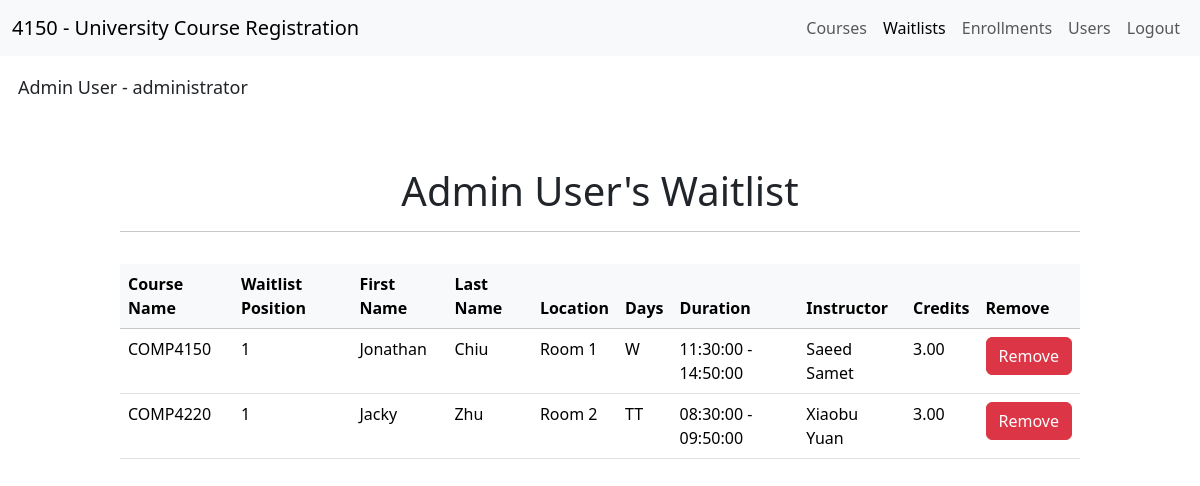
Page /waitlists.php (signed in) on the committed database.
### tables this page shows
CREATE TABLE Courses (
    course_id INT PRIMARY KEY AUTO_INCREMENT,
    course_description VARCHAR(255) NOT NULL,
    course_name VARCHAR(100) NOT NULL UNIQUE,
    credits DECIMAL(3,2) NOT NULL CHECK(credits <= 3.00)
);

CREATE TABLE Users(
    user_id INT PRIMARY KEY AUTO_INCREMENT,
    first_name VARCHAR(20) NOT NULL,
    last_name VARCHAR(20) NOT NULL,
    `password` VARCHAR(255) NOT NULL,
    email VARCHAR(60) NOT NULL UNIQUE,
    role VARCHAR(15) NOT NULL
);

CREATE TABLE Sections(
    section_id INT PRIMARY KEY AUTO_INCREMENT,
    instructor_id INT,
    course_id INT NOT NULL,
    location VARCHAR(100) NOT NULL,
    semester VARCHAR(10) NOT NULL,
    capacity INT NOT NULL,
    start_time TIME NOT NULL,
    end_time TIME NOT NULL,
    days VARCHAR(3) NOT NULL,
    FOREIGN KEY (instructor_id) REFERENCES Instructors(instructor_id) ON DELETE SET NULL,
    FOREIGN KEY (course_id) REFERENCES Courses(course_id) ON DELETE CASCADE
);

### waitlists.php (the view, shortened to what this page needs)
<?php
  require_once("./db.php");
?>
<?php
    $user_id = $_SESSION['user_id'];
    if($_SESSION['role'] == 'student'){
        $stmt = "CALL GetWaitlistForStudentID($user_id);";
        $result = $conn->query($stmt);
    }
    else if($_SESSION['role'] == 'instructor'){
        $stmt = "CALL GetWaitlistForInstructorID($user_id);";
        $result = $conn->query($stmt);
    }
    else if($_SESSION['role'] == 'administrator'){
        $stmt = "CALL GetWaitlistForEveryone();";
        $result = $conn->query($stmt);
    }
?>
<!DOCTYPE html>
<html lang="en">
<head>
  <link href="https://cdn.jsdelivr.net/npm/bootstrap@5.3.8/dist/css/bootstrap.min.css" rel="stylesheet">
  <link rel="stylesheet" href="./css/mycourses.css">
</head>
<body>
  <?php require_once('./templates/header.php'); ?>
    <div class="name-container">
    <?php echo "<p>" . $_SESSION['first_name'] . " " . $_SESSION["last_name"] . " - " . $_SESSION['role'] . "</p>";?>
  </div>
  <div class="wrapper-container">
    <div class="title-container">
      <?php echo "<h1>" . $_SESSION['first_name'] . " " . $_SESSION['last_name'] . "'s " . " Waitlist";?>
      <hr>
    </div>
    <div class="table-container">
    <table class="table table-hover" id="classTable">
      <thead class="table-light">
        <tr>
          <th scope="col">Course Name</th>
          <th scope="col">Waitlist Position</th>
          <?php if ($_SESSION['role'] == 'instructor' || $_SESSION['role'] == 'administrator'): ?>
            <th scope="col">First Name</th>
            <th scope="col">Last Name</th>
          <?php endif; ?>
          <th scope="col">Location</th>
          <th scope="col">Days</th>
          <th scope="col">Duration</th>
          <th scope="col">Instructor</th>
          <th scope="col">Credits</th>
          <th scope="col">Remove</th>
        </tr>
      </thead>
      <tbody>
        <?php if ($result->num_rows > 0): ?>
          <?php while ($row = $result->fetch_assoc()): ?>
              <tr>
                <td><?php echo $row['course_name']; ?></td>
                <td><?php echo $row['position']; ?></td>
                <?php if ($_SESSION['role'] == 'instructor' || $_SESSION['role'] == 'administrator'): ?>
                <td><?php echo $row['first_name']; ?></td>
                <td><?php echo $row['last_name']; ?></td>
                <?php endif; ?>
                <td><?php echo $row['location']; ?></td>
                <td><?php echo $row['days']; ?></td>
                <td><?php echo $row['duration']; ?></td>
                <td><?php echo $row['instructor_name']; ?></td>
                <td><?php echo $row['credits']; ?></td>
                <td><form action="waitlists.php" method="post">
                  <button type="submit" class="btn btn-danger" <?php if($_SESSION['role'] == 'instructor' ){echo "disabled";}?>>Remove</button>
                </form></td>
              </tr>
          <?php endwhile; ?>
        <?php else: ?>
          <tr>
              <td colspan="9" class="text-center text-danger">No class sections found.</td>
          </tr>
      <?php endif; ?>
      </tbody>
    </table>
  </div>
</div>
</body>

### css/mycourses.css (style rules this page uses)
.name-container { margin: 1em; font-size: large; }
.wrapper-container { display: flex; flex-direction: column; align-items: center; }
.title-container { width: 80%; margin-top: 3em; margin-bottom: 1em; text-align: center; }
.table-container { width: 80%; }

### rows in the picture
courses: course_name "COMP4150", position "1", users.first_name "Jonathan", users.last_name "Chiu", sections.location "Room 1", sections.days "W", duration "11:30:00 - 14:50:00", instructor_name "Saeed Samet", credits "3.00"
courses: course_name "COMP4220", position "1", users.first_name "Jacky", users.last_name "Zhu", sections.location "Room 2", sections.days "TT", duration "08:30:00 - 09:50:00", instructor_name "Xiaobu Yuan", credits "3.00"

### other values in the picture
$_SESSION['first_name'] "Admin"
$_SESSION["last_name"] "User"
$_SESSION['role'] "administrator"
$_SESSION['last_name'] "User"
